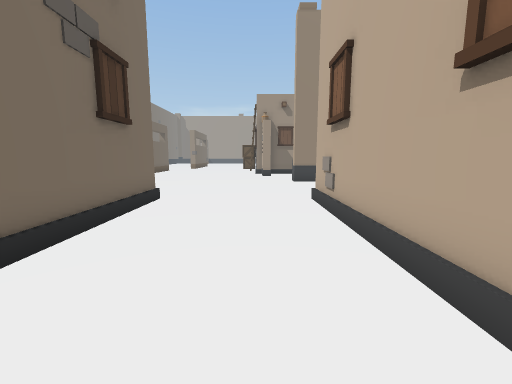
View 1 (above)

19 first-person views from a walk through a 3-D level made in the Unity game engine. The camera is 1.2 m above the floor, tilts 8° down and sees 90° across. The floor is counted in squares, 1 m on a side. Each view is taken from the middle of a square. On the plan, view 1 faces up. The plan holds only what a view shows up to about 12 squares ahead; the rest is blank. The place goes on beyond the plan.

View 2
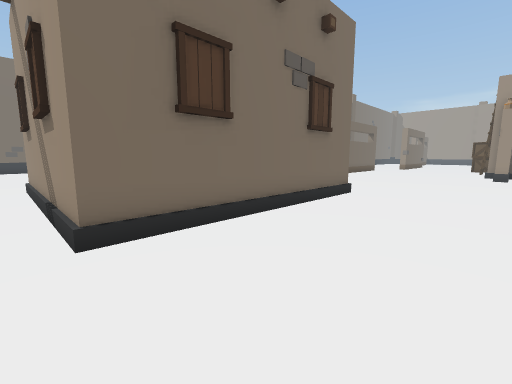

View 3
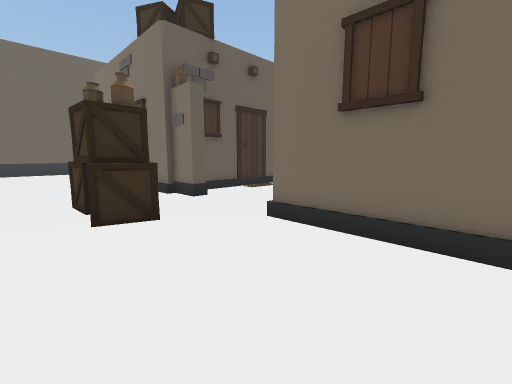

View 4
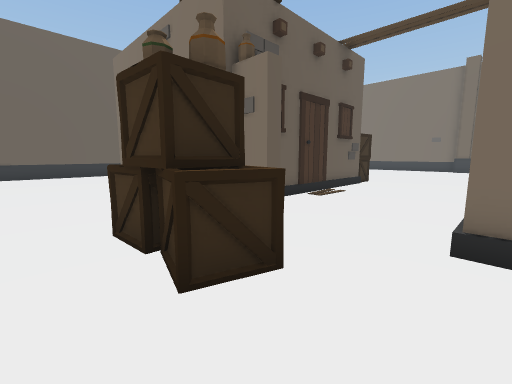

View 5
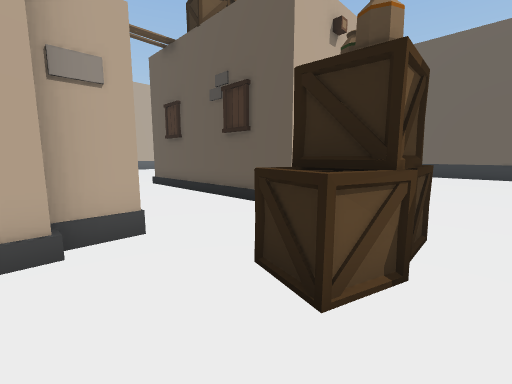

View 6
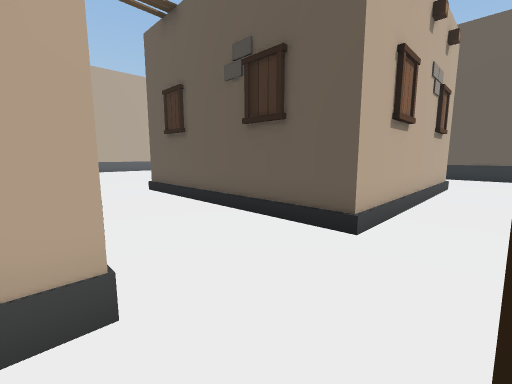

View 7
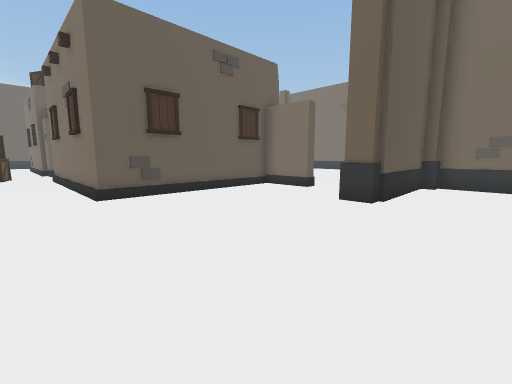

View 8
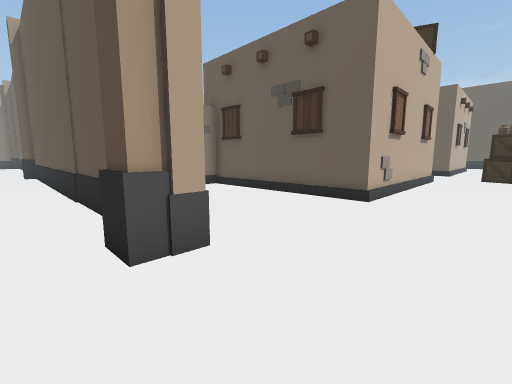

View 9
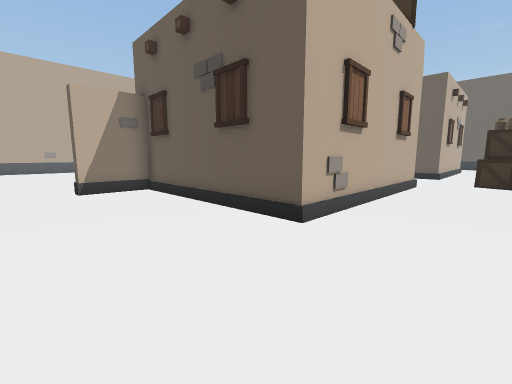

View 10
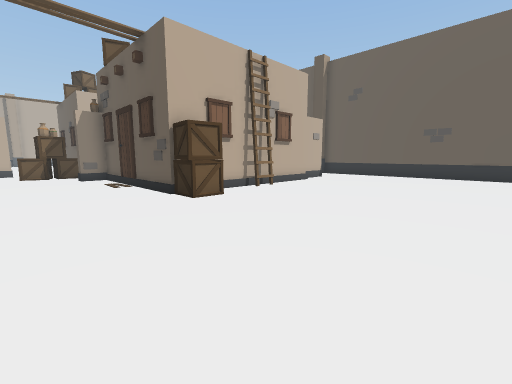

View 11
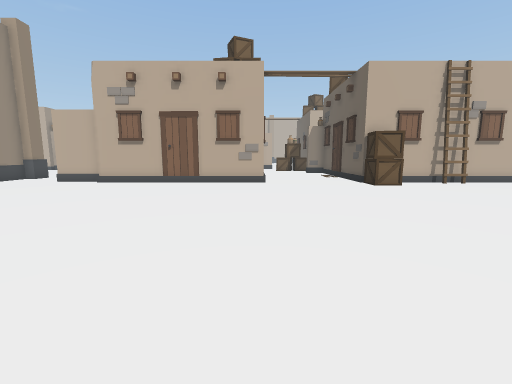

View 12
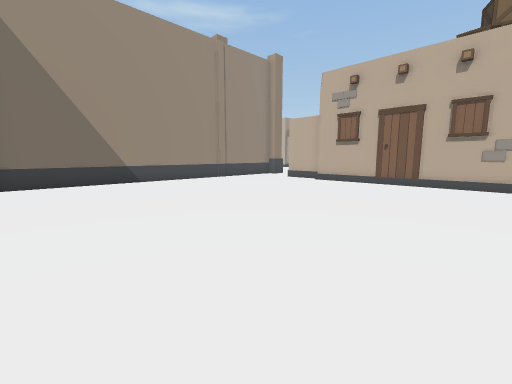

View 13
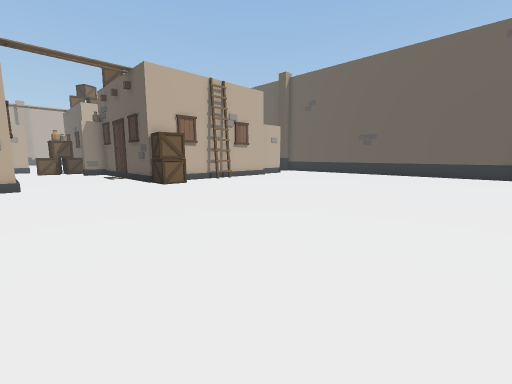

View 14
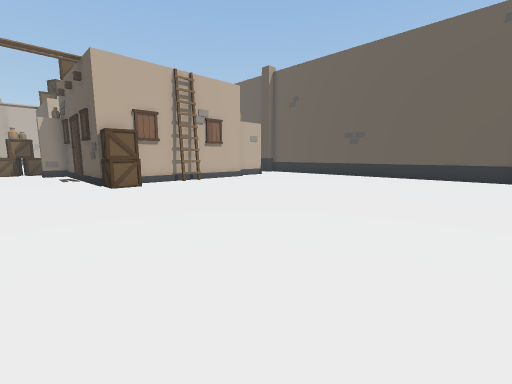

View 15
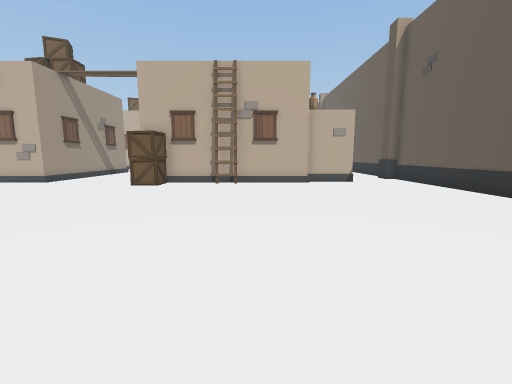

View 16
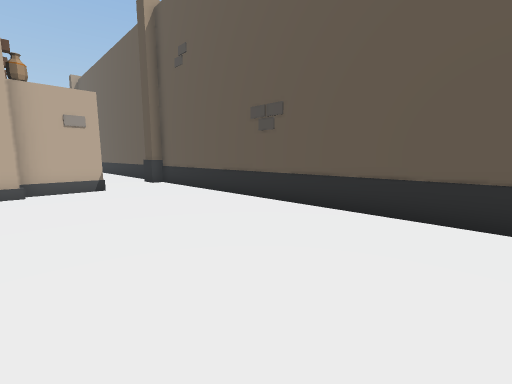

View 17
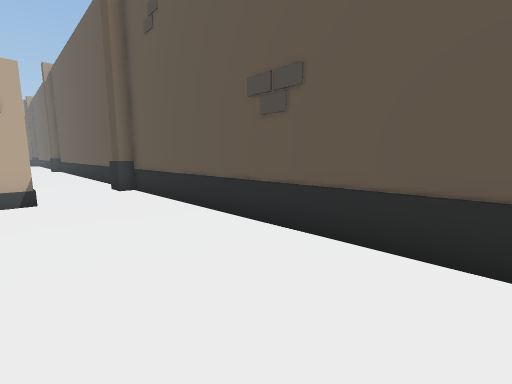

View 18
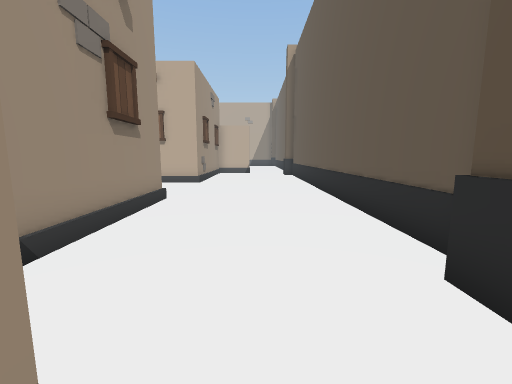

View 19
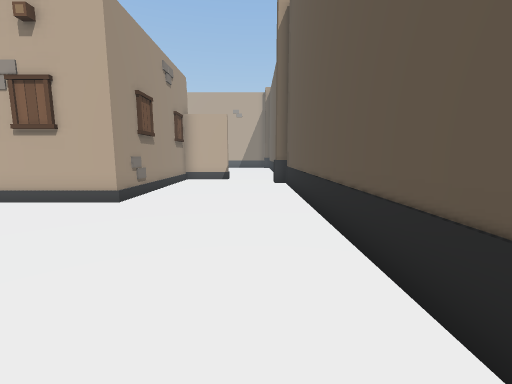

### Floor plan
Key: @ floor where view 1 was taken; # wall or solid block; . floor; B building; A box.
Columns run from 22 left of view 1 to 8 right of it. Each row starts with its distance up from view 1.
 15          #..............
 14          #.....................
 13          ##.............##.....
 12 ######    #####.........#######
 11 .......    ....................
 10 ........  .....................
  9 ............#..................
  8 ............#..................
  7 ............######B#....#######
  6 ............#      #....B
  5 ............#      #....#
  4 ............#      #....#
  3 ............#      #....#
  2 ............#      #....#
  1 ............#      #....#
  0 ............########..@.#
 -1 ........................#
 -2 .....................AA......
 -3 .....................AA........
 -4 ...................#.AA........
 -5 ...........A########....#######
 -6 ...........A#      #....#
 -7 ............#       ....#
 -8 ............#       ....#
 -9 ............#       ....#
-10 ............#       ....#
-11 ............#      B....#
-12 ............#  #####....#B####
-13 ............# ................
-14 ............#.................
-15 ..............................
-16 ..............................
-17 ..............#..............#
-18 ##############################

Where each view was taken, in squares from view 1:
view 1: 0 up, 0 right, facing up
view 2: 1 down, 1 right, facing up-left
view 3: 3 up, 1 right, facing down-left
view 4: 0 up, 1 right, facing down-left
view 5: 0 up, 2 left, facing down-right
view 6: 1 down, 0 right, facing down-right
view 7: 15 up, 1 left, facing down-left
view 8: 14 up, 1 left, facing down-right
view 9: 11 up, 1 left, facing down-right
view 10: 1 down, 18 left, facing down-right
view 11: 0 up, 22 left, facing right
view 12: 0 up, 22 left, facing up-right
view 13: 0 up, 22 left, facing down-right
view 14: 2 down, 22 left, facing down-right
view 15: 10 down, 22 left, facing right
view 16: 12 down, 20 left, facing down-right
view 17: 14 down, 18 left, facing down-right
view 18: 15 down, 10 left, facing right
view 19: 16 down, 5 left, facing right
